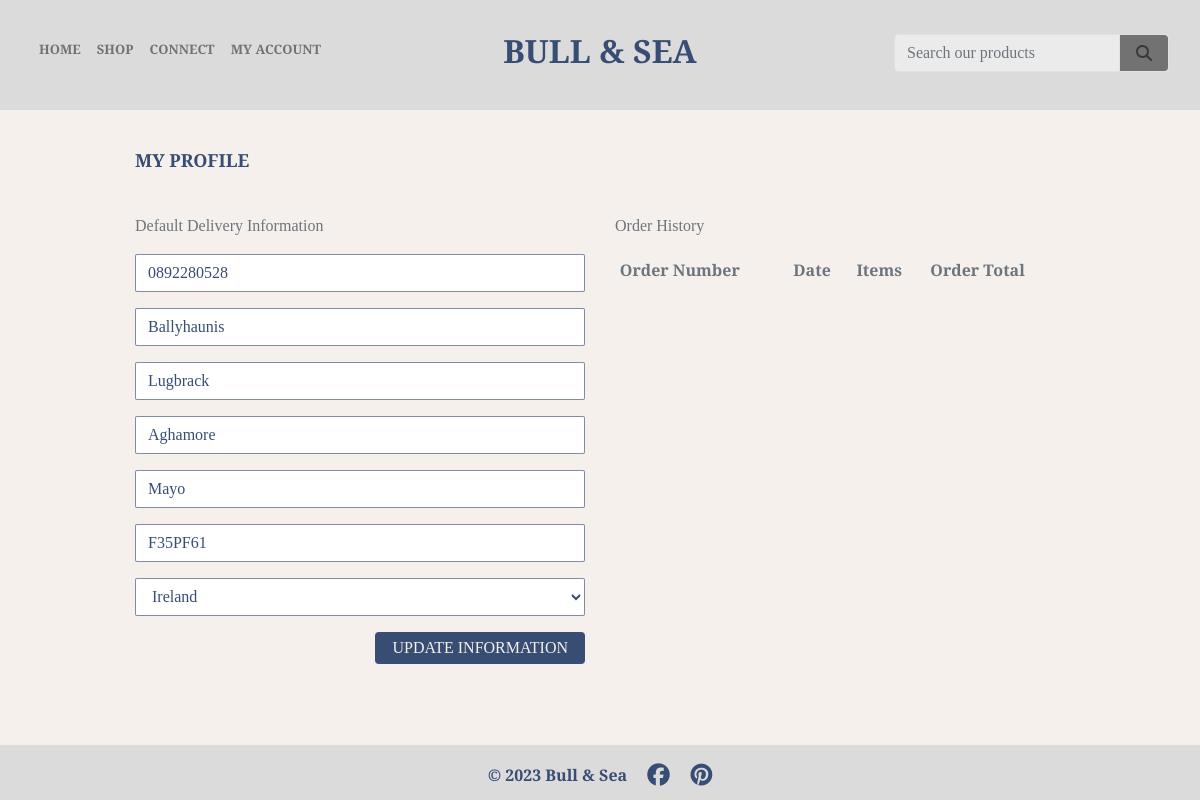
The app's page /profile/ (signed in), older data.
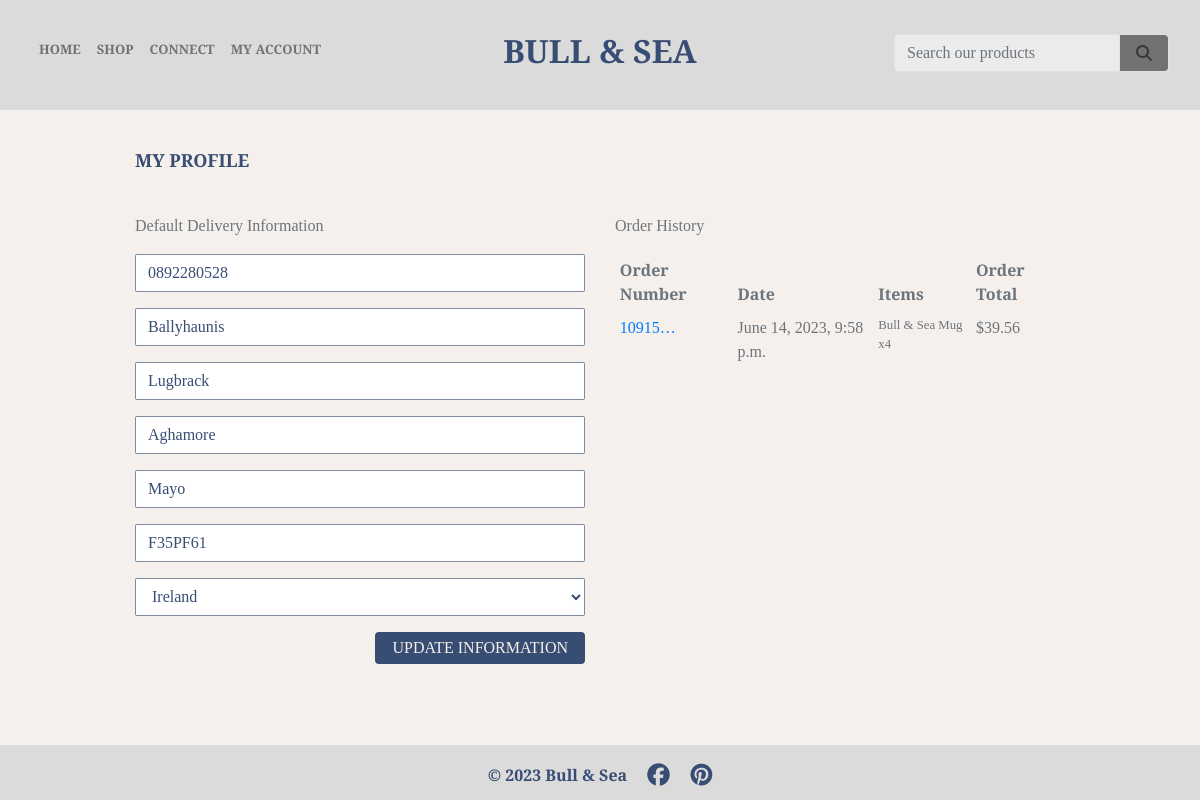
The same page, newer data.
### profiles/models.py (models this page shows, shortened)
class UserProfile(models.Model):
    user = models.OneToOneField(User, on_delete=models.CASCADE)
    default_phone_number = models.CharField(max_length=20, null=True, blank=True)  # noqa
    default_town_or_city = models.CharField(max_length=40, null=True, blank=True)  # noqa
    default_street_address1 = models.CharField(max_length=80, null=True, blank=True)  # noqa
    default_street_address2 = models.CharField(max_length=80, null=True, blank=True)  # noqa
    default_county = models.CharField(max_length=80, null=True, blank=True)
    default_postcode = models.CharField(max_length=20, null=True, blank=True)  # noqa
    default_country = CountryField(blank_label='Country', null=True, blank=True)  # noqa

### checkout/models.py (models this page shows, shortened)
class Order(models.Model):
    order_number = models.CharField(max_length=32, null=False, editable=False)
    user_profile = models.ForeignKey(UserProfile, on_delete=models.SET_NULL, null=True, blank=True, related_name='orders')  # noqa
    full_name = models.CharField(max_length=50, null=False, blank=False)
    email = models.EmailField(max_length=254, null=False, blank=False)
    phone_number = models.CharField(max_length=20, null=False, blank=False)
    country = CountryField(blank_label='Country *', null=False, blank=False)
    postcode = models.CharField(max_length=20, null=True, blank=True)
    town_or_city = models.CharField(max_length=40, null=False, blank=False)
    street_address1 = models.CharField(max_length=80, null=False, blank=False)
    street_address2 = models.CharField(max_length=80, null=True, blank=True)
    county = models.CharField(max_length=80, null=True, blank=True)
    date = models.DateTimeField(auto_now_add=True)
    delivery_cost = models.DecimalField(max_digits=6, decimal_places=2, null=False, default=0)  # noqa
    order_total = models.DecimalField(max_digits=10, decimal_places=2, null=False, default=0)  # noqa
    grand_total = models.DecimalField(max_digits=10, decimal_places=2, null=False, default=0)  # noqa
    original_bag = models.TextField(null=False, blank=False, default='')
    stripe_pid = models.CharField(max_length=254, null=False, blank=False, default='')  # noqa

class OrderLineItem(models.Model):
    order = models.ForeignKey(Order, null=False, blank=False, on_delete=models.CASCADE, related_name='lineitems')  # noqa
    product = models.ForeignKey(Product, null=False, blank=False, on_delete=models.CASCADE)  # noqa
    quantity = models.IntegerField(null=False, blank=False, default=0)
    lineitem_total = models.DecimalField(max_digits=6, decimal_places=2, null=False, blank=False, editable=False)  # noqa

### products/models.py (models this page shows, shortened)
class Product(models.Model):
    category = models.ForeignKey('Category', null=True, blank=True, on_delete=models.SET_NULL)  # noqa
    sku = models.CharField(max_length=254, null=True, blank=True)
    name = models.CharField(max_length=254)
    description = models.TextField()
    price = models.DecimalField(max_digits=6, decimal_places=2)
    image_url = models.URLField(max_length=1024, null=True, blank=True)
    image = models.ImageField(null=True, blank=True)
    reviews = models.ManyToManyField('Review', related_name='product_reviews', blank=True)  # noqa

### profiles/views.py (the view)
# urls.py: path('profile/', include('profiles.urls')),
@login_required
def profile(request):
    profile = get_object_or_404(UserProfile, user=request.user)
    if request.method == 'POST':
        form = UserProfileForm(request.POST, instance=profile)
        if form.is_valid():
            form.save()
            messages.success(request, 'Profile updated successfully')
        else:
            messages.error(request, 'Update failed. Please ensure the form is valid.')  # noqa
    else:
        form = UserProfileForm(instance=profile)
    orders = profile.orders.all()
    template = 'profiles/profile.html'
    context = {
        'form': form,
        'orders': orders,
        'on_profile_page': True
    }
    return render(request, template, context)

### profiles/forms.py
class UserProfileForm(forms.ModelForm):
    class Meta:
        model = UserProfile
        exclude = ('user',)
    def __init__(self, *args, **kwargs):
        super().__init__(*args, **kwargs)
        placeholders = {
            'default_phone_number': 'Phone Number',
            'default_postcode': 'Postal Code',
            'default_town_or_city': 'Town or City',
            'default_street_address1': 'Street Address 1',
            'default_street_address2': 'Street Address 2',
            'default_county': 'County, State or Locality',
        }
        self.fields['default_phone_number'].widget.attrs['autofocus'] = True
        for field in self.fields:
            if field != 'default_country':
                if self.fields[field].required:
                    placeholder = f'{placeholders[field]} *'
                else:
                    placeholder = placeholders[field]
                self.fields[field].widget.attrs['placeholder'] = placeholder
            self.fields[field].widget.attrs['class'] = 'border-black rounded-0 profile-form-input'  # noqa
            self.fields[field].label = False

### bag/contexts.py (called while the page is built, shortened)
def bag_contents(request):
    bag_items = []
    total = 0
    product_count = 0
    bag = request.session.get('bag', {})
    delivery = total * Decimal(settings.STANDARD_DELIVERY_PERCENTAGE / 100)
    grand_total = delivery + total
    context = {
        'bag_items': bag_items,
        'total': total,
        'product_count': product_count,
        'delivery': delivery,
        'grand_total': grand_total,
    }
    return context

### products/context_processors.py (called while the page is built)
def categories_and_products(request):
    categories = Category.objects.all()
    products = Product.objects.all()
    return {
        'categories': categories,
        'products': products
    }

### products/models.py (called while the page is built)
    def get_friendly_name(self):
        return self.friendly_name

### profiles/templates/profiles/profile.html (shortened to what this page needs)
{% extends "base.html" %}
{% load static %}
{% block extra_css %}
    <link rel="stylesheet" href="{% static 'profiles/css/profile.css' %}">
{% endblock %}
{% block page_header %}
    <div class="container header-container">
    </div>
{% endblock %}
{% block content %}
    <div class="overlay"></div>
    <div class="container">
        <div class="row">
            <div class="col hr-prod-spacer">
                <hr>
                <h2 class="logo-font mb-4 sub-header2-font">My Profile</h2>
                <hr>
            </div>
        </div>
        <div class="row">
            <div class="col-12 col-lg-6">
                <p class="text-muted">Default Delivery Information</p>
                <form class="mt-3" action="{% url 'profile' %}" method="POST" id="profile-update-form">
                    {{ form|crispy }}
                    <button class="rating-button btn rounded-2 text-uppercase float-right pb-0"><p class="pl-3 pr-3 mb-0">Update Information</p></button>
                </form>
            </div>
            <div class="col-12 col-lg-6">
                <p class="text-muted">Order History</p>
                <div class="order-history table-responsive">
                    <table class="table table-sm table-borderless text-muted">
                        <thead>
                            <tr>
                                <th>Order Number</th>
                                <th>Date</th>
                                <th>Items</th>
                                <th>Order Total</th>
                            </tr>
                        </thead>
                        <tbody>
                            {% for order in orders %}
                                <tr>
                                    <td>
                                        <a href="{% url 'order_history' order.order_number %}"
                                        title="{{ order.order_number }}">
                                            {{ order.order_number|truncatechars:6 }}
                                        </a>
                                    </td>
                                    <td>{{ order.date }}</td>
                                    <td>
                                        <ul class="list-unstyled">
                                            {% for item in order.lineitems.all %}
                                                <li class="small">
                                                    {{ item.product.name }} x{{ item.quantity }}
                                                </li>
                                            {% endfor %}
                                        </ul>
                                    </td>
                                    <td>${{ order.grand_total }}</td>
                                </tr>
                            {% endfor %}
                        </tbody>
                    </table>
                </div>
            </div>
        </div>
{% endblock %}

### templates/base.html (shortened to what this page needs)
{% load static %}
<!doctype html>
<html lang="en">
<head>
  {% block corecss %}
  <link rel="stylesheet" href="https://stackpath.bootstrapcdn.com/bootstrap/4.4.1/css/bootstrap.min.css"
>
  <link rel="stylesheet" href="{% static 'css/base.css' %}">
  {% endblock %}
  {% block extra_css %}
  {% endblock %}
</head>
<body>
  <header class="container-fluid fixed-top">
    <div id="topnav" class="row bg-nav pt-lg-2 d-none d-lg-flex">
      <div class="col-4">
        <div class="d-flex navlinksleft text-base">
          <ul class="navbar-nav mr-auto d-flex flex-row">
            <li class="nav-item active">
              <a class="small-screen-menutext nav-link nav-link-padding" href="{% url 'home' %}">Home </a>
            </li>
            <li class="nav-item dropdown">
              <a class="small-screen-menutext nav-link dropdown-toggle nav-link-padding caret-off" href="#"
                id="navbarDropdown" role="button" data-toggle="dropdown" aria-haspopup="true" aria-expanded="false">
                Shop
              </a>
            </li>
            <li class="nav-item dropdown">
              <a class="small-screen-menutext nav-link dropdown-toggle nav-link-padding caret-off" href="#"
                id="navbarDropdown1" role="button" data-toggle="dropdown" aria-haspopup="true" aria-expanded="false">
                Connect
              </a>
            </li>
            <li class="nav-item dropdown">
              <a class="small-screen-menutext nav-link dropdown-toggle nav-link-padding caret-off" href="#"
                id="navbarDropdown2" role="button" data-toggle="dropdown" aria-haspopup="true" aria-expanded="false">
                My Account
              </a>
            </li>
          </ul>
        </div>
      </div>
      <div class="col-4 text-center">
        <a href="{% url 'home' %}" class="main-logo-link">
          <h2 class="logo-font my-0 title-font"><strong>Bull & Sea</strong> </h2>
        </a>
      </div>
      <div class="col-4">
        <div class="d-flex justify-content-end searchbarright">
          <ul class="nav-list-style">
          </ul>
          <form class="form-inline" method="GET" action="{% url 'search_products' %}">
            <div class="input-group w-100">
              <input class="form-control border border-grey rounded-2 bg-searchbox" type="text" name="q"
                placeholder="Search our products" value="{{ search_query }}">
              <div class="input-group-append">
                <button class="form-control btn btn-searchbox border border-grey rounded-2" type="submit">
                  <span class="icon">
                    <i class="fas fa-search"></i>
                  </span>
                </button>
              </div>
            </div>
          </form>
        </div>
      </div>
    </div>
  </header>
  {% block page_header %}
  {% endblock %}
  {% block content %}
  {% endblock %}
  <footer class="container-fluid footer-base fixed-bottom">
    <div class="row">
      <div class="col text-center py-3">
        <p class="font-weight-bold">
          &copy; 2023 Bull &amp; Sea
          <span class="footer-icons">
            <a href="https://www.facebook.com/bullandsea/" target="_blank">
              <i class="pl-3 fab fa-facebook fa-lg"></i>
            </a>
            <a href="https://www.pinterest.ie/rooinstheninth/_created" target="_blank">
              <i class="pl-3 fab fa-pinterest fa-lg"></i>
            </a>
          </span>
        </p>
      </div>
    </div>
  </footer>
</body>
</html>

### static/css/base.css (style rules this page uses)
html { height: 100%; }
.title-font { font-family: 'Cinzel', serif; color: #384D73; }
.bg-nav { background-color: #DCDBDC; height: 110px; padding-bottom: 15px; }
.bg-searchbox { background-color: #ffffff71; }
.btn-searchbox { color: #fff; background-color: #727272; border-color: #727272; }
body { background: url('/media/landing_page_image.webp') no-repeat center center fixed; background-size: cover; height: calc(100vh - 164px); color: #383838; font-family: 'Slabo 27px', serif; }
.footer-base { background-color: #DCDBDC; height: 3rem; padding-bottom: 55px; font-family: 'Cinzel', serif; color: #384D73; }
.footer-icons a { color: inherit; text-decoration: none; font-size: large; }
.icon { align-items: center; display: inline-flex; justify-content: center; height: 1.5rem; width: 1.5rem; color: #383838; }
.logo-font { text-transform: uppercase; }
.main-logo-link { width: fit-content; }
.text-base { color: #727272 !important; }
.border-black { border: 1px solid black !important; }
.sub-header2-font { font-family: 'Cinzel', serif; color: #384D73; font-size: large; font-weight: bold; }
.nav-list-style { list-style: none; padding: 0 15px 0 0; margin: 0; }
.nav-link { font-size: large; font-weight: bold; text-transform: uppercase; color: #727272 !important; text-decoration: none !important; }
.nav-link-padding { padding: 0 25px !important; }
.main-logo-link { padding: 0.5rem 1rem !important; text-decoration: none !important; }
.navlinksleft { padding: 2rem 0 2rem 1rem !important; }
.searchbarright { padding: 1.6rem 1rem 1.8rem 0 !important; }
.caret-off::before { display: none; }
.caret-off::after { display: none; }
.overlay { height: 100%; width: 100%; top: 110px; left: 0; position: fixed; background: #F5F0EC; z-index: -1; }
.hr-prod-spacer hr { border: 1px solid #F5F0EC !important; }
.rating-button { background: #384D73; color: #F5F0EC; min-width: 160px; font-size: medium; padding: 0.2rem 0 !important; }
@media (max-width: 1300px) { .small-screen-menutext, .small-screen-droptext a { font-size: small !important; } }
@media (max-width: 1300px) { .nav-link-padding { padding: 0 8px !important; } }
@media (min-width: 1200px) { .container { max-width: 80%; } }
@media (min-width: 992px) { .header-container { padding-top: 116px; } }

### profiles/static/profiles/css/profile.css (style rules this page uses)
#profile-update-form .form-control { border: 1px solid #384d739c !important; border-radius: 2px !important; color: #384D73; }
#profile-update-form input::placeholder { color: #aab7c4; }
#id_default_country, #id_default_country option:not(:first-child) { color: #384D73; }
.order-history { max-height: 416px; overflow-y: auto; }

Row changes from the older to the newer data that the page shows:
added Order: order_number "10915…", date "June 14, 2023, 9:58 p.m.", grand_total "39.56"
added OrderLineItem: product.name "Bull & Sea Mug", quantity "4"
